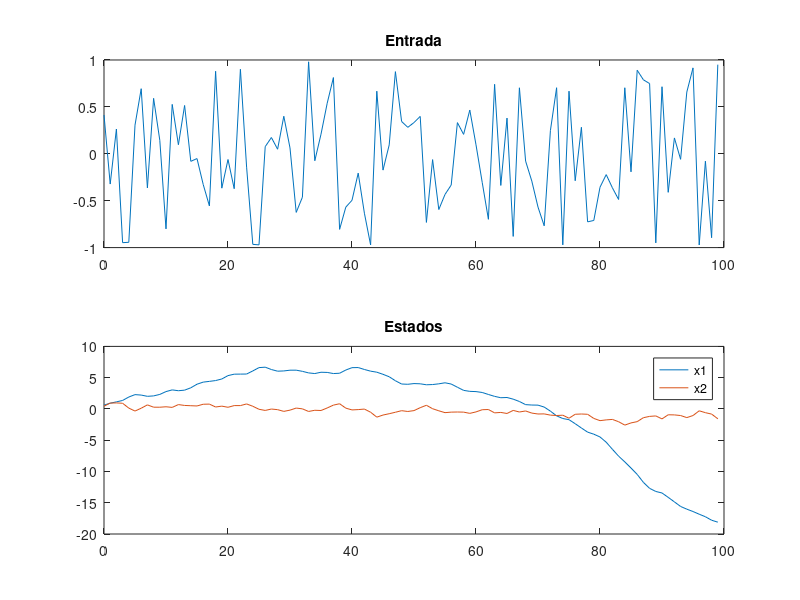

MATLAB code for this plot: (Note: this script raises an error after producing the figure.)
clc; clear
close all

T = 100; % samples
ts = 0.5;  % sample time
delta = 0.1;

A = [0 1; 0 0];
B = [0 ; 1];
A_dt=eye(2)+ts*A;   % euler discretization of A
B_dt=ts*B;

n = size(A,2); % colunas de A
m = size(B,2); % colunas de B

DELTA = sqrt(T*delta)*eye(n);

Uo = 2*rand(m,T)-1;
Xo = rand(n,1);
for i=2:T+1
    d = sqrt(delta)*[cos(2*pi*0.4*(ts*(i-1))) ; sin(2*pi*0.4*(ts*(i-1)))];
    Xo(:,i)=A_dt*Xo(:,i-1)+B_dt*Uo(i-1)+d;
end

X1=Xo(:,2:T+1);
Xo=Xo(:,1:T);

subplot(2,1,1)
plot(0:T-1,Uo);
title('Entrada')
subplot(2,1,2)
plot(0:T-1,Xo(1,:),0:T-1,Xo(2,:))
title('Estados')
legend('x1','x2','Location','best')

Ad = [Xo;Uo]*[Xo;Uo]';
Bd = -[Xo;Uo]*X1';
Cd = X1*X1'-DELTA*DELTA';

Y = sdpvar(m,n,'full','real');
P = sdpvar(n,n,'symmetric','real');
CE = [];
CE = CE+(P>=0);
CE = CE+([-P-Cd zeros(n,n) Bd'; zeros(n,n) -P [P;Y]'; Bd [P;Y] -Ad]<=0);

options = sdpsettings('solver','sedumi','verbose',0);
optimize(CE);

Y = value(Y);
P = value(P);

K = Y*inv(P)

for i=2:T+1
    Xo(:,i)=A_dt*Xo(:,i-1)+B_dt*K*Xo(:,i-1);
end

figure
plot(0:T,Xo(1,:),0:T,Xo(2,:))
title('Estados')
legend('x1','x2','Location','best')

figure
a=4;
passo = 0.01;
[x1,x2] = meshgrid(-a:passo:a,-a:passo:a);
%malha aberta
dx1 = A(1,1).*x1+A(1,2).*x2;
dx2 = A(2,1).*x1+A(2,2).*x2;
streamslice(x1,x2,dx1,dx2)
title('Malha aberta'); xlabel('x1'); ylabel('x2');
figure
%malha fechada
dx1 = A(1,1).*x1+A(1,2).*x2;
dx2 = A(2,1).*x1+A(2,2).*x2+K(1).*x1+K(2).*x2;
streamslice(x1,x2,dx1,dx2)
title('Malha fechada'); xlabel('x1'); ylabel('x2');

pvar x1 x2;
x = [x1;x2];
V = x'*P*x

